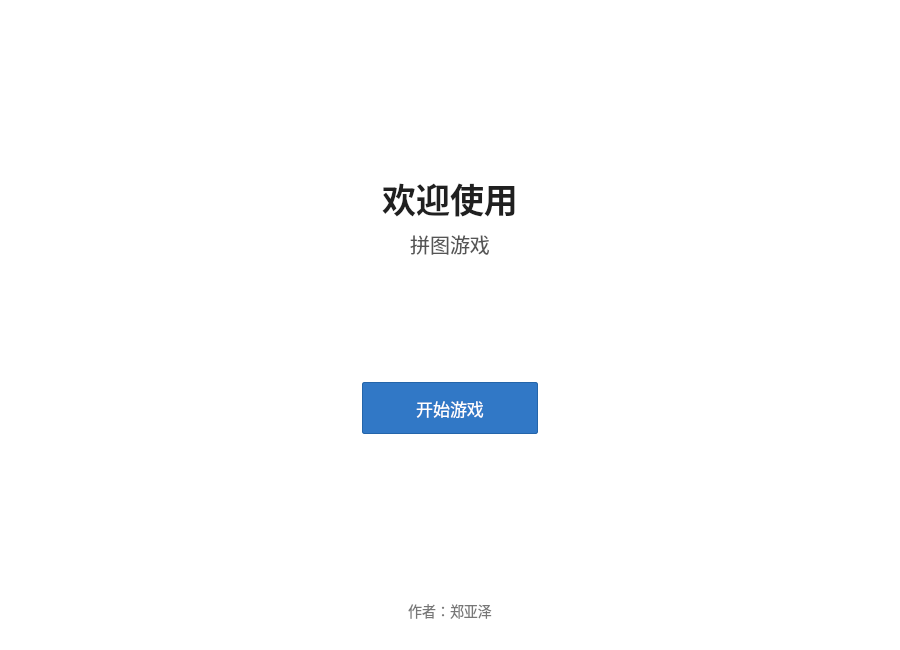
<?xml version="1.0" encoding="UTF-8"?>
<ui version="4.0">
 <class>MainWindow</class>
 <widget class="QMainWindow" name="MainWindow">
  <property name="geometry">
   <rect>
    <x>0</x>
    <y>0</y>
    <width>900</width>
    <height>650</height>
   </rect>
  </property>
  <property name="minimumSize">
   <size>
    <width>820</width>
    <height>610</height>
   </size>
  </property>
  <property name="windowTitle">
   <string>拼图游戏</string>
  </property>
  <property name="styleSheet">
   <string notr="true">QMainWindow, QWidget#centralWidget {
    background-color: #f3f3f3;
    font-family: &quot;Microsoft YaHei&quot;;
}
QWidget#welcomePage {
    background-color: #ffffff;
}
QWidget#gamePage {
    background-color: #f2f2f2;
}
QLabel#titleLabel {
    color: #202020;
    font-size: 34px;
    font-weight: 600;
}
QLabel#subtitleLabel {
    color: #555555;
    font-size: 20px;
}
QLabel#authorLabel {
    color: #777777;
    font-size: 14px;
}
QLabel#gameTitleLabel {
    color: #202020;
    font-size: 24px;
    font-weight: 600;
}
QLabel#statusLabel, QLabel#moveLabel, QLabel#timeLabel, QLabel#difficultyLabel {
    color: #555555;
    font-size: 14px;
}
QFrame#controlPanel {
    background-color: #eeeeee;
    border: 1px solid #b8b8b8;
}
QLabel#controlTitleLabel {
    color: #303030;
    font-size: 17px;
    font-weight: 600;
}
QPushButton {
    min-height: 38px;
    padding: 4px 12px;
    color: #202020;
    background-color: #e6e6e6;
    border: 1px solid #9d9d9d;
    border-radius: 2px;
    font-size: 15px;
}
QComboBox#difficultyCombo {
    color: #303030;
    background-color: white;
}
QPushButton:disabled {
    color: #888888;
    background-color: #eeeeee;
}
QPushButton:hover {
    background-color: #dcdcdc;
}
QPushButton:pressed {
    background-color: #cccccc;
}
QPushButton#startButton {
    min-width: 150px;
    min-height: 42px;
    color: white;
    background-color: #3178c6;
    border-color: #2465aa;
    font-size: 17px;
}
QPushButton#startButton:hover {
    background-color: #286eb8;
}
QPushButton#backButton {
    min-height: 30px;
    padding: 2px 10px;
}
PuzzleWidget#puzzleBoard {
    background-color: white;
    border: 1px solid #8f8f8f;
}</string>
  </property>
  <widget class="QWidget" name="centralWidget">
   <layout class="QVBoxLayout" name="centralLayout">
    <property name="spacing">
     <number>0</number>
    </property>
    <property name="leftMargin">
     <number>0</number>
    </property>
    <property name="topMargin">
     <number>0</number>
    </property>
    <property name="rightMargin">
     <number>0</number>
    </property>
    <property name="bottomMargin">
     <number>0</number>
    </property>
    <item>
     <widget class="QStackedWidget" name="pages">
      <property name="currentIndex">
       <number>0</number>
      </property>
      <widget class="QWidget" name="welcomePage">
       <layout class="QVBoxLayout" name="welcomeLayout">
        <property name="leftMargin">
         <number>60</number>
        </property>
        <property name="topMargin">
         <number>55</number>
        </property>
        <property name="rightMargin">
         <number>60</number>
        </property>
        <property name="bottomMargin">
         <number>28</number>
        </property>
        <item>
         <spacer name="welcomeTopSpacer">
          <property name="orientation">
           <enum>Qt::Orientation::Vertical</enum>
          </property>
          <property name="sizeHint" stdset="0">
           <size>
            <width>20</width>
            <height>100</height>
           </size>
          </property>
         </spacer>
        </item>
        <item>
         <widget class="QLabel" name="titleLabel">
          <property name="text">
           <string>欢迎使用</string>
          </property>
          <property name="alignment">
           <set>Qt::AlignmentFlag::AlignCenter</set>
          </property>
         </widget>
        </item>
        <item>
         <widget class="QLabel" name="subtitleLabel">
          <property name="text">
           <string>拼图游戏</string>
          </property>
          <property name="alignment">
           <set>Qt::AlignmentFlag::AlignCenter</set>
          </property>
         </widget>
        </item>
        <item>
         <spacer name="welcomeMiddleSpacer">
          <property name="orientation">
           <enum>Qt::Orientation::Vertical</enum>
          </property>
          <property name="sizeHint" stdset="0">
           <size>
            <width>20</width>
            <height>45</height>
           </size>
          </property>
         </spacer>
        </item>
        <item alignment="Qt::AlignmentFlag::AlignHCenter">
         <widget class="QPushButton" name="startButton">
          <property name="text">
           <string>开始游戏</string>
          </property>
         </widget>
        </item>
        <item>
         <spacer name="welcomeBottomSpacer">
          <property name="orientation">
           <enum>Qt::Orientation::Vertical</enum>
          </property>
          <property name="sizeHint" stdset="0">
           <size>
            <width>20</width>
            <height>160</height>
           </size>
          </property>
         </spacer>
        </item>
        <item>
         <widget class="QLabel" name="authorLabel">
          <property name="text">
           <string>作者：郑亚泽</string>
          </property>
          <property name="alignment">
           <set>Qt::AlignmentFlag::AlignCenter</set>
          </property>
         </widget>
        </item>
       </layout>
      </widget>
      <widget class="QWidget" name="gamePage">
       <layout class="QVBoxLayout" name="gamePageLayout">
        <property name="spacing">
         <number>10</number>
        </property>
        <property name="leftMargin">
         <number>16</number>
        </property>
        <property name="topMargin">
         <number>12</number>
        </property>
        <property name="rightMargin">
         <number>16</number>
        </property>
        <property name="bottomMargin">
         <number>12</number>
        </property>
        <item>
         <layout class="QHBoxLayout" name="titleRowLayout">
          <item>
           <widget class="QLabel" name="gameTitleLabel">
            <property name="text">
             <string>拼图游戏</string>
            </property>
           </widget>
          </item>
          <item>
           <spacer name="titleRowSpacer">
            <property name="orientation">
             <enum>Qt::Orientation::Horizontal</enum>
            </property>
            <property name="sizeHint" stdset="0">
             <size>
              <width>40</width>
              <height>20</height>
             </size>
            </property>
           </spacer>
          </item>
          <item>
           <widget class="QPushButton" name="backButton">
            <property name="text">
             <string>返回欢迎页</string>
            </property>
           </widget>
          </item>
         </layout>
        </item>
        <item>
         <layout class="QHBoxLayout" name="gameContentLayout" stretch="1,0">
          <property name="spacing">
           <number>12</number>
          </property>
          <item>
           <widget class="PuzzleWidget" name="puzzleBoard" native="true">
            <property name="minimumSize">
             <size>
              <width>520</width>
              <height>520</height>
             </size>
            </property>
           </widget>
          </item>
          <item>
           <widget class="QFrame" name="controlPanel">
            <property name="minimumSize">
             <size>
              <width>210</width>
              <height>0</height>
             </size>
            </property>
            <property name="maximumSize">
             <size>
              <width>230</width>
              <height>16777215</height>
             </size>
            </property>
            <property name="frameShape">
             <enum>QFrame::Shape::StyledPanel</enum>
            </property>
            <layout class="QVBoxLayout" name="controlLayout">
             <property name="spacing">
              <number>10</number>
             </property>
             <property name="leftMargin">
              <number>18</number>
             </property>
             <property name="topMargin">
              <number>22</number>
             </property>
             <property name="rightMargin">
              <number>18</number>
             </property>
             <property name="bottomMargin">
              <number>18</number>
             </property>
             <item>
              <widget class="QLabel" name="controlTitleLabel">
               <property name="text">
                <string>游戏操作</string>
               </property>
               <property name="alignment">
                <set>Qt::AlignmentFlag::AlignCenter</set>
               </property>
              </widget>
             </item>
             <item>
              <widget class="QPushButton" name="beginChallengeButton">
               <property name="text"><string>开始挑战</string></property>
              </widget>
             </item>
             <item>
              <widget class="QPushButton" name="previewButton">
               <property name="text">
                <string>查看原图</string>
               </property>
              </widget>
             </item>
             <item>
              <widget class="QPushButton" name="newGameButton">
               <property name="text">
                <string>试玩新图</string>
               </property>
              </widget>
             </item>
             <item>
              <widget class="QPushButton" name="chooseImageButton">
               <property name="text">
                <string>切换图片</string>
               </property>
              </widget>
             </item>
             <item>
              <widget class="QPushButton" name="shuffleButton">
               <property name="text">
                <string>图片重排</string>
               </property>
              </widget>
             </item>
             <item>
              <widget class="QLabel" name="difficultyLabel">
               <property name="text"><string>难度选择</string></property>
              </widget>
             </item>
             <item>
              <widget class="QComboBox" name="difficultyCombo">
               <property name="minimumHeight"><number>32</number></property>
               <item><property name="text"><string>简单（3×3）</string></property></item>
               <item><property name="text"><string>中等（4×4）</string></property></item>
               <item><property name="text"><string>困难（5×5）</string></property></item>
              </widget>
             </item>
             <item>
              <widget class="QLabel" name="timeLabel">
               <property name="text"><string>剩余时间：15 秒</string></property>
               <property name="alignment"><set>Qt::AlignmentFlag::AlignCenter</set></property>
              </widget>
             </item>
             <item>
              <spacer name="controlSpacer">
               <property name="orientation">
                <enum>Qt::Orientation::Vertical</enum>
               </property>
               <property name="sizeHint" stdset="0">
                <size>
                 <width>20</width>
                 <height>80</height>
                </size>
               </property>
              </spacer>
             </item>
             <item>
              <widget class="QLabel" name="moveLabel">
               <property name="text">
                <string>移动次数：0</string>
               </property>
               <property name="alignment">
                <set>Qt::AlignmentFlag::AlignCenter</set>
               </property>
              </widget>
             </item>
            </layout>
           </widget>
          </item>
         </layout>
        </item>
        <item>
         <widget class="QLabel" name="statusLabel">
          <property name="text">
           <string>拖动一块图片到另一块上即可交换</string>
          </property>
          <property name="alignment">
           <set>Qt::AlignmentFlag::AlignCenter</set>
          </property>
         </widget>
        </item>
       </layout>
      </widget>
     </widget>
    </item>
   </layout>
  </widget>
 </widget>
 <customwidgets>
  <customwidget>
   <class>PuzzleWidget</class>
   <extends>QWidget</extends>
   <header>puzzlewidget.h</header>
   <container>1</container>
  </customwidget>
 </customwidgets>
 <resources/>
 <connections/>
</ui>
